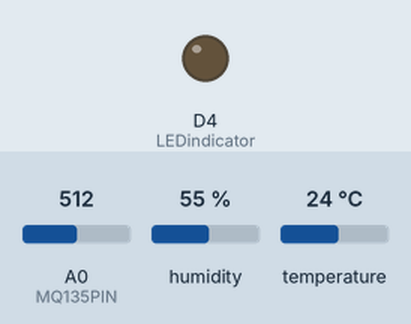
Simulated run of this sketch. Board: ESP8266 (NodeMCU). Shown: output pins drawn as LEDs (lit = HIGH). The inputs (shaded band) are chosen by the test bench; at power-on: A0 (MQ135PIN) = 512, humidity 55 %, temperature 24 °C. WiFi joins after 1.5 s; servers stay silent unless stated; network time is answered at once with the bench clock; uploads are accepted with an empty reply; the local clock reads 2024-03-15 10:24:30 at power-on unless the sketch sets it; what the sketch prints to the serial monitor is not drawn.

Above: at 1.7 s.
At 35.68 s:
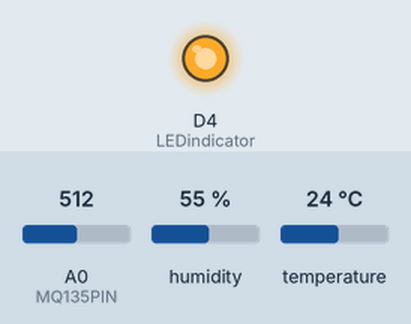
Timing chart, 0 to 44.2 s (numbered marks = the images above):
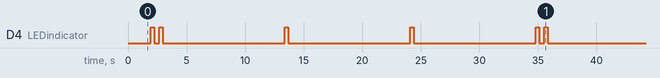

Measured:
- by itself, D4 (LEDindicator): repeats every 32.9 s: LOW 0.41 s, 3 × (HIGH 0.30 s, LOW 10.4 s), HIGH 0.30 s
- by itself, everything shown: repeats every 32.9 s, in 8 steps

The sketch:

GmfIoTv1.ino
```cpp
  #include <ESP8266WiFi.h>
#include <ESP8266HTTPClient.h>
#include <DHT.h>
#include <WiFiUdp.h>
#include <NTPClient.h>


#define DHTPIN D2      // Pin untuk sensor DHT-11
#define DHTTYPE DHT11  // Tipe sensor DHT-11
#define MQ135PIN A0    // Pin untuk sensor MQ-135
#define LEDindicator D4

DHT dht(DHTPIN, DHTTYPE);

// SSID dan Password WiFi
const char* ssid = "KSI-STUDENT";
const char* password = "12344321";

//String URL = "http://192.168.100.160/projectksi/kirimdatasen2.php";
String URL = "http://is4ac.research-ai.my.id/public/gasdetection.php";

// Tentukan NTP Server yang ingin digunakan dan timezone offset
const char* ntpServer = "pool.ntp.org";
const long gmtOffset_sec = 7 * 3600;  // Waktu Indonesia Barat (WIB)
const int daylightOffset_sec = 0;

// Inisialisasi WiFi UDP dan NTPClient
WiFiUDP ntpUDP;
NTPClient timeClient(ntpUDP, ntpServer, gmtOffset_sec, 25200);

// Fungsi untuk menginisialisasi
void setup() {
  Serial.begin(115200);
  dht.begin();
  pinMode(LEDindicator, OUTPUT);
  digitalWrite(LEDindicator, LOW);
  Serial.println("Connecting to WiFi...");
  // Koneksi ke WiFi
  WiFi.begin(ssid, password);
  while (WiFi.status() != WL_CONNECTED) {
    delay(500);
    Serial.print(".");
  }
  Serial.println("WiFi connected");
}

// Fungsi loop utama
void loop() {
  // Update waktu dari NTP server
  timeClient.update();

  // Dapatkan waktu saat ini dalam format timestamp
  unsigned long epochTime = timeClient.getEpochTime();

  //Baca data sensor
  float h = dht.readHumidity();
  float t = dht.readTemperature();
  int mq135Value = analogRead(MQ135PIN);
  int ammoniaValue = mq135Value + 10;

  //ID ALAT
  String id_alat1 = "SU_1";
  String id_alat2 = "KN_1";
  String id_alat3 = "KA_5";
  String id_alat4 = "AM_3";


  if (isnan(h) || isnan(t)) {
    Serial.println("Failed to read from DHT sensor!");
    return;
  }
  //Kirim data ke server

  sendData(id_alat1, t);
  sendData(id_alat2, h);
  delay(10000);
  sendData(id_alat3, mq135Value);
  delay(10000);
  sendData(id_alat4, ammoniaValue);
  delay(10000);

    // String postData = (String) "temperature=" + t + "&humidity=" + h + "&co2=" + mq135Value + "&amonia=" + ammoniaValue;
    // WiFiClient client;
    // HTTPClient http;
    // http.begin(client, URL);
    // http.addHeader("Content-Type", "application/x-www-form-urlencoded");

    // auto httpCode = http.POST(postData);
    // String payload = http.getString();

    // Serial.println(postData);
    // Serial.println(payload);

    // blinkled();
    // http.end();
}

void sendData(String idalat, float nilaisensor) {
  // Update waktu dari NTP server
  timeClient.update();
  WiFiClient client;
  HTTPClient http;
  http.begin(client, URL);
  http.addHeader("Content-Type", "application/json");

  // Dapatkan waktu saat ini dalam format timestamp
  unsigned long epochTime = timeClient.getEpochTime();
  Serial.println(String(epochTime));

  String postData = (String) "id_alat=" + idalat + "&nilai=" + nilaisensor + String(epochTime);
  auto httpCode = http.POST(postData);
  String payload = http.getString();
  int httpResponseCode = http.POST(postData);

  Serial.println(postData);
  Serial.println(payload);

  if (httpResponseCode > 0) {
      String response = http.getString();
      Serial.println(response);
    } else {
      Serial.print("Error on sending POST: ");
      Serial.println(httpResponseCode);
    }

  blinkled();
  http.end();
}

void blinkled() {
  digitalWrite(LEDindicator, HIGH);
  delay(300);
  digitalWrite(LEDindicator, LOW);
  delay(10);
}
```
